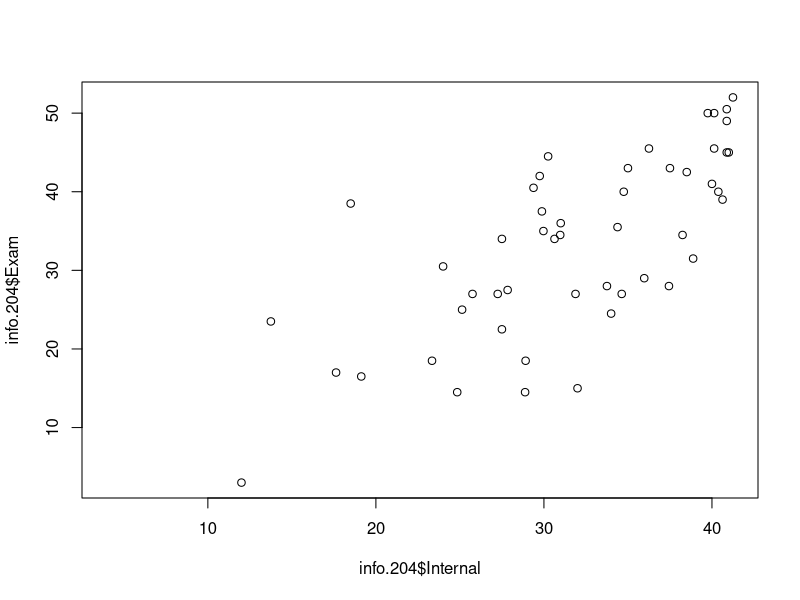
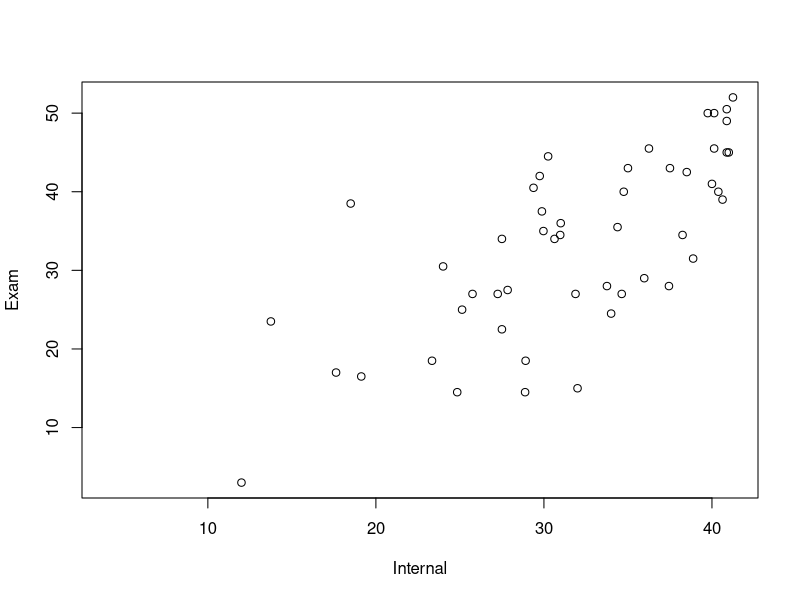
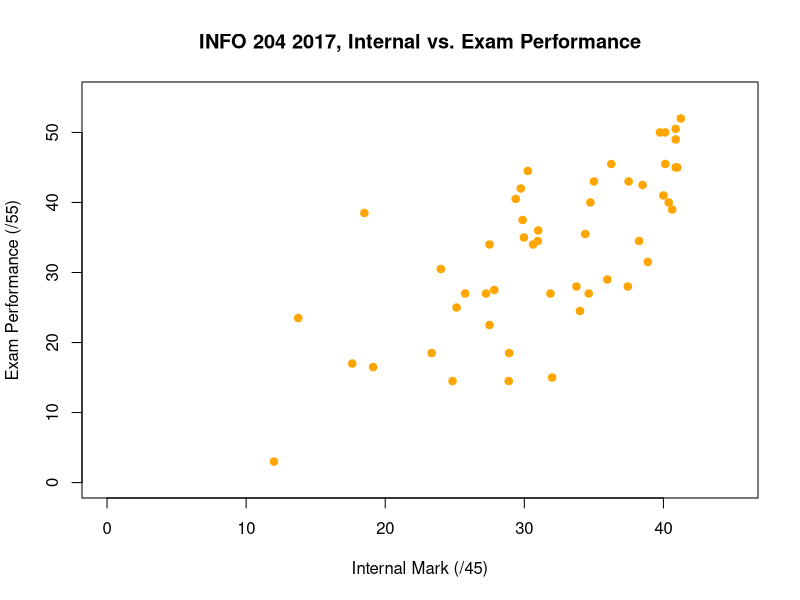
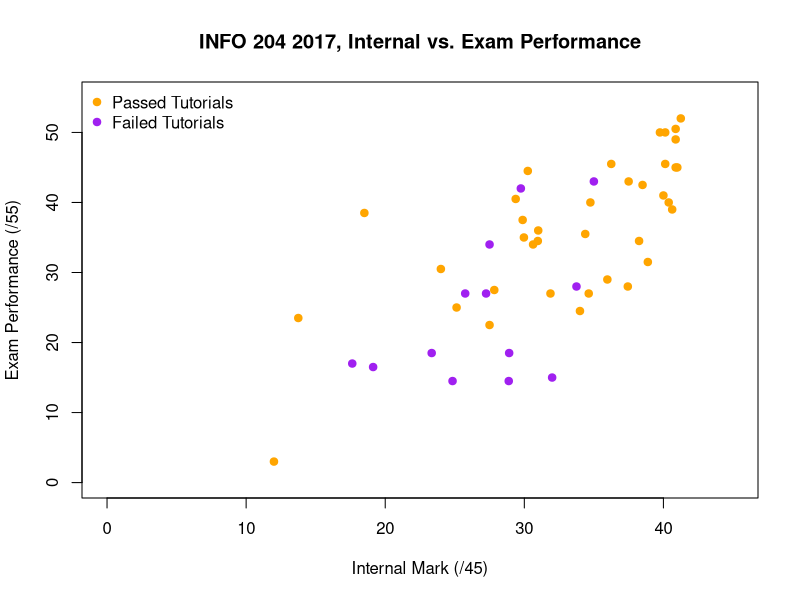
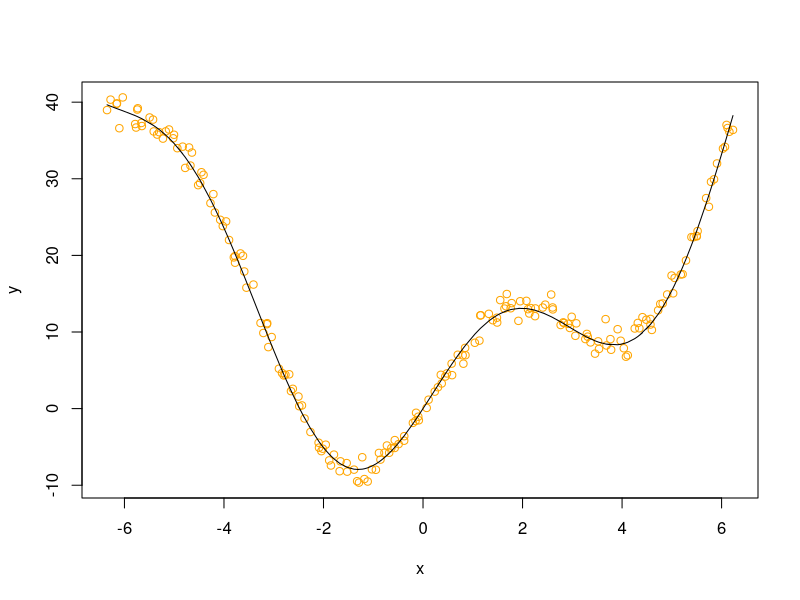
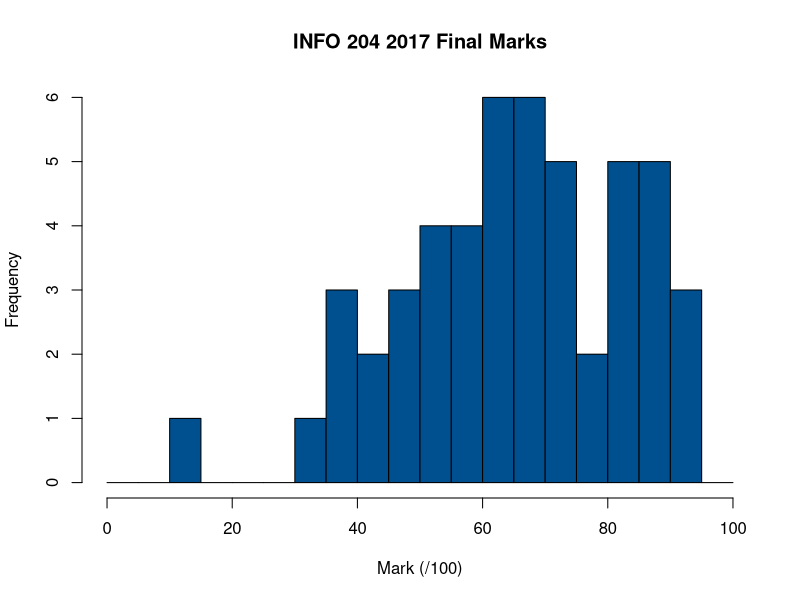
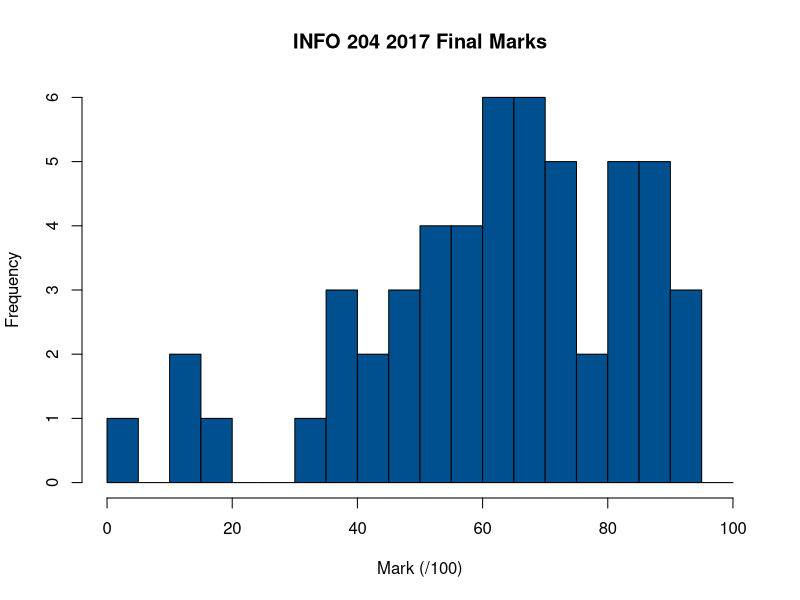
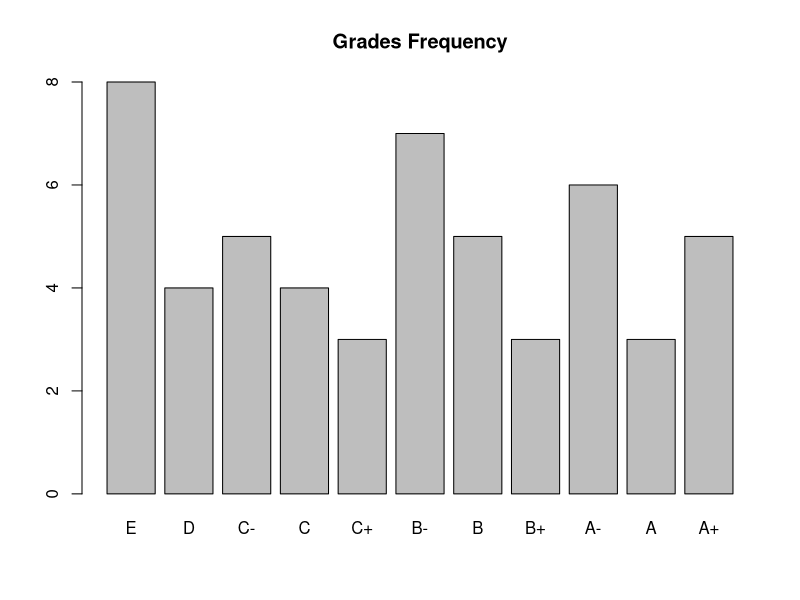

Reproduce these figures in R, in order.
library(tidyverse)

info.204 <- read_tsv("INFO204-2017-results-mod.tsv", na="?")
info.204$Gender <- factor(info.204$Gender, 
                          levels=c("F", "M", "U"), 
                          labels=c("Female", "Male", "Unspecified"))
info.204$Grade <- ordered(info.204$Grade, 
                          levels=c("E", "D", 
                                   "C-", "C", "C+", 
                                   "B-", "B", "B+",
                                   "A-", "A", "A+"))

nrow(info.204)
ncol(info.204)
rownames(info.204)
colnames(info.204)

head(info.204)


plot(info.204$Internal, info.204$Exam)

with(info.204, plot(Internal, Exam))

with(info.204, plot(Internal, Exam, 
                    main="INFO 204 2017, Internal vs. Exam Performance",
                    xlim=c(0, 45), xlab="Internal Mark (/45)", 
                    ylim=c(0, 55), ylab="Exam Performance (/55)",
                    pch=19, col="orange"))

with(info.204, plot(Internal, Exam, 
                    main="INFO 204 2017, Internal vs. Exam Performance",
                    xlim=c(0, 45), xlab="Internal Mark (/45)", 
                    ylim=c(0, 55), ylab="Exam Performance (/55)",
                    pch=19, col=ifelse(PassedTutorials, "orange", "purple")))
legend("topleft", ## the legend position - the top-left corner,
       c("Passed Tutorials", "Failed Tutorials"), ## the legend text
       pch=19, ## point style to use for the legend (solid dots)
       col=c("orange", "purple"), ## the colours to use for each dot
       ## in the legend
       bty="n" ## should a box be placed around the legend (NO!)
)


plot.data <- data.frame(x=seq(-2*pi, 2*pi, length.out=201) + 
                          rnorm(201, sd=0.05))
plot.data$f <- with(plot.data, x^2 + 10*sin(x))
plot.data$y <- plot.data$f + rnorm(201)

with(plot.data, plot(x, y, col="orange"))
with(plot.data, lines(x, f, col="black"))


otago.blue <- "#00508F" ## the official colour code for the blue in
## the University of Otago crest!
## Hexadecimal RGB colour value(0, 80, 143)

breaks <- seq(0, 100, 5) ## the histogram broken down into bins
## of five marks from 0 to 100
with(info.204, hist(Internal+Exam, breaks=breaks, 
                    col=otago.blue, 
                    xlab="Mark (/100)",
                    main="INFO 204 2017 Final Marks"))

with(info.204, hist(Final, breaks=breaks, 
                    col=otago.blue, 
                    xlab="Mark (/100)",
                    main="INFO 204 2017 Final Marks"))

grade.tally <- table(info.204$Grade)
grade.tally

barplot(grade.tally,main = "Grades Frequency")

## ggplot2
ggplot(info.204) + 
  geom_point(aes(x=Internal, y=Exam,colour=PassedTutorials))

ggplot(info.204, aes(x=Internal, y=Exam)) + 
  geom_point(aes(colour=PassedTutorials)) +
  xlab("Internal Mark (/45)") + ylab("Exam Mark (/55)") +
  scale_colour_manual( ## sets colours manually
    values=c("orange", "purple"), 
    labels=c("Passed Tutorials", "Failed Tutorials")) +
  theme(legend.position="bottom") ## legend is set at the bottom

